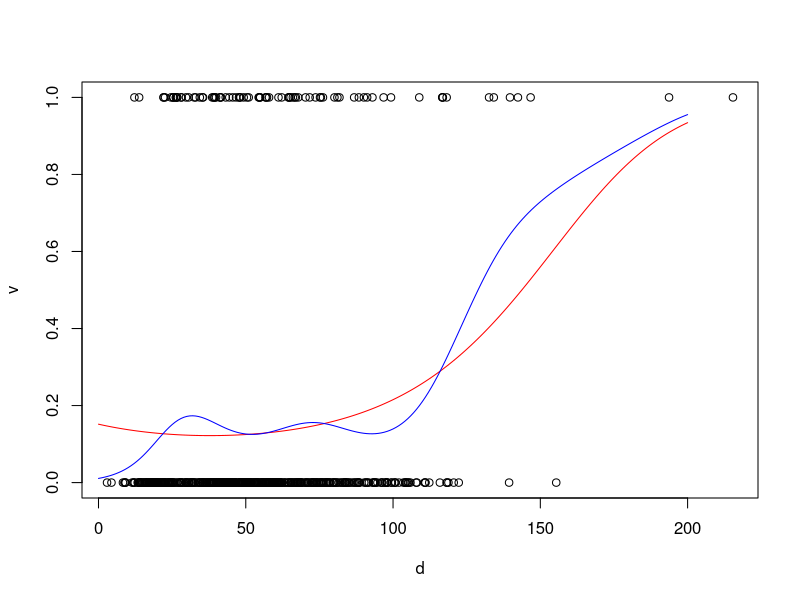
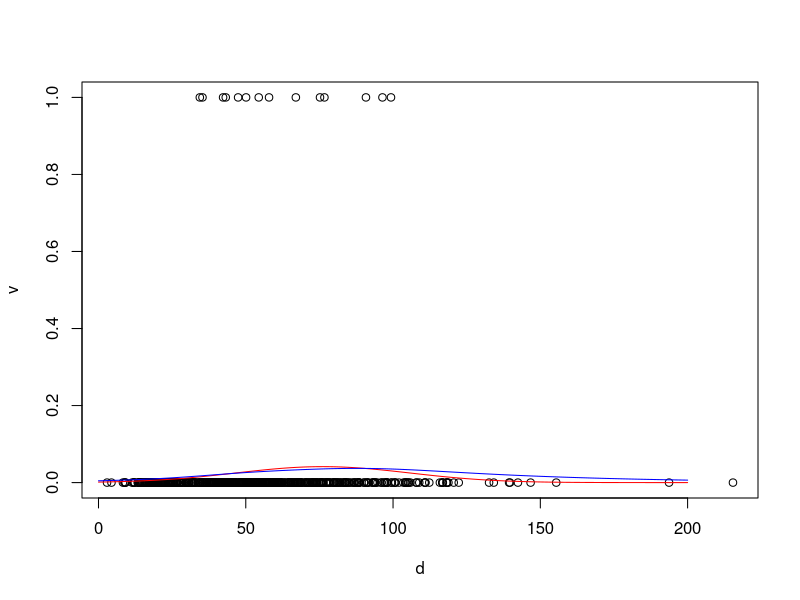
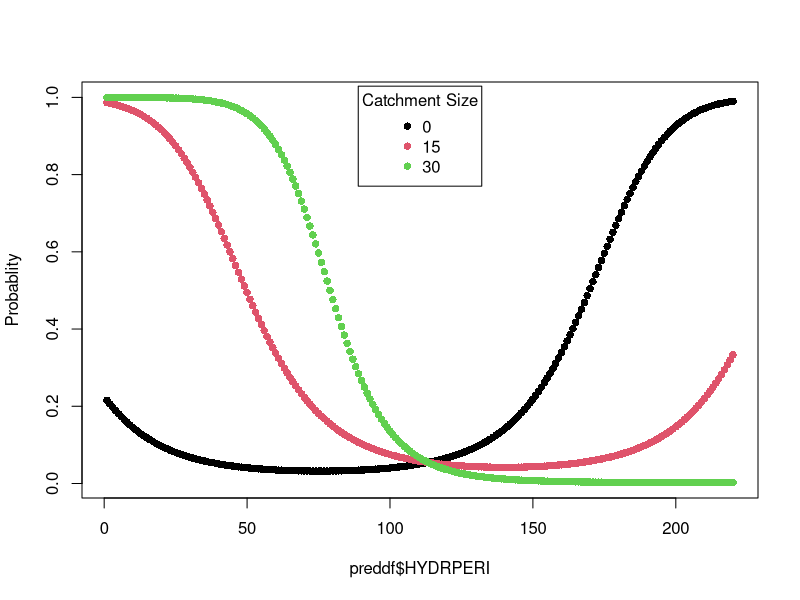
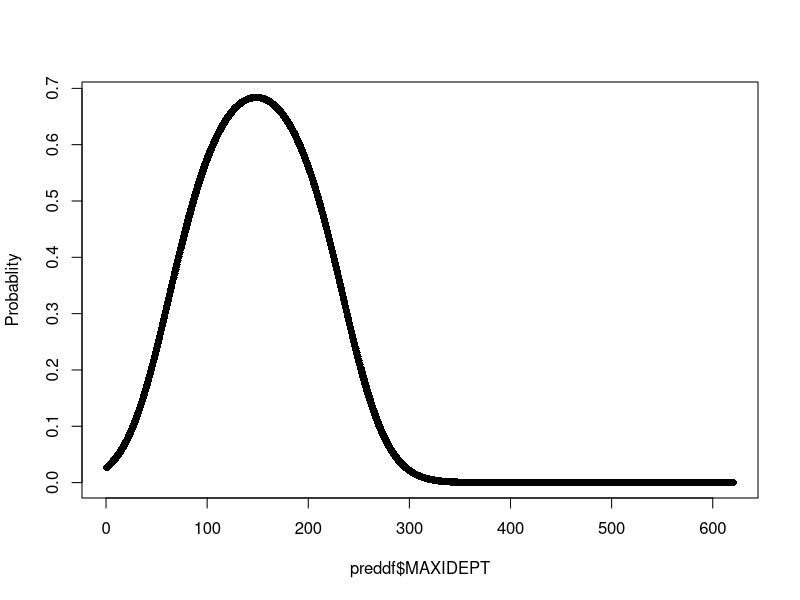
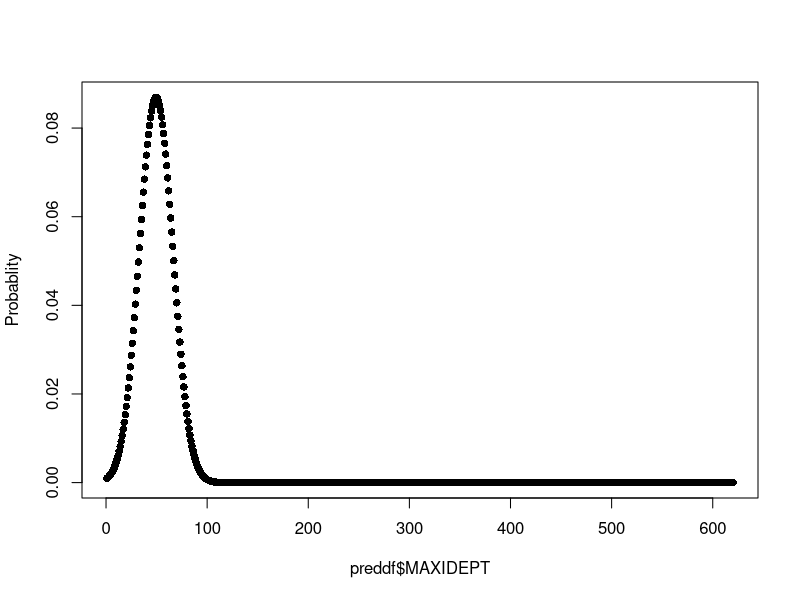
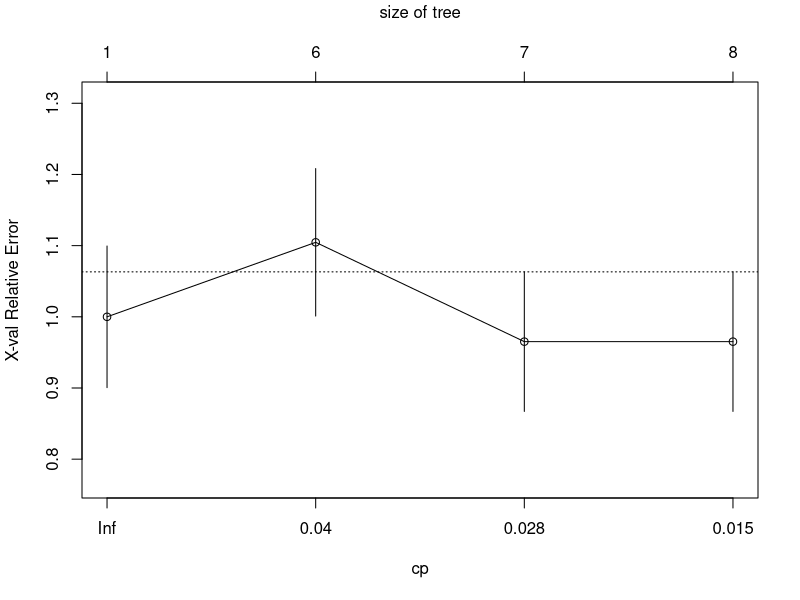
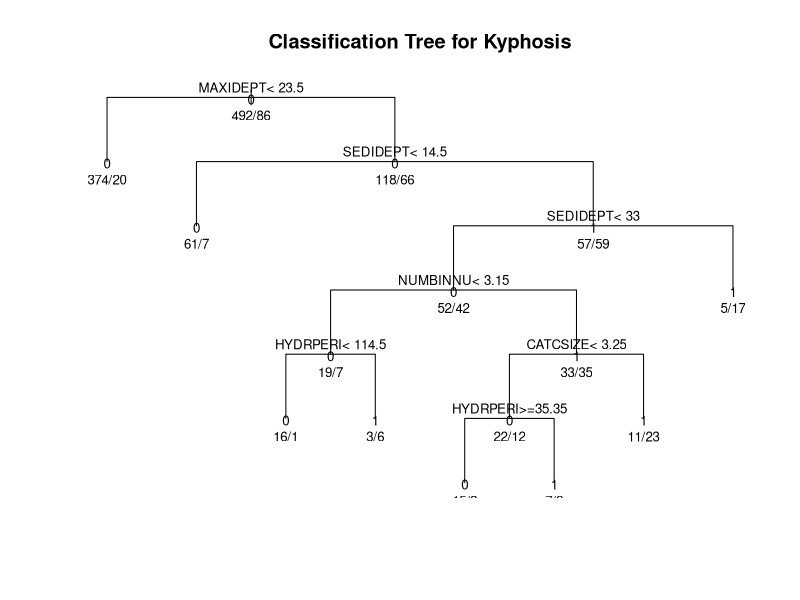

R code for these plots, in order:

#########################################

csv = read.csv(file="thresholds.csv",head=TRUE,sep=",")
head(csv)

library(mgcv)

v = csv[,1]
d = csv[,12]
plot(d,v)
fm=glm(v~d+I(d^2),family=binomial)
dpredvals = 0:200
preds=predict(fm,data.frame(d=dpredvals ),type='response')
lines(dpredvals,preds,col='red')
fm=gam(v~s(d),family=binomial)
preds=predict(fm,data.frame(d=dpredvals ),type='response')
lines(dpredvals,preds,col='blue')

v = csv[,9]
d = csv[,12]
plot(d,v)
fm=glm(v~d+I(d^2),family=binomial)
dpredvals = 0:200
preds=predict(fm,data.frame(d=dpredvals ),type='response')
lines(dpredvals,preds,col='red')
fm=gam(v~s(d),family=binomial)
preds=predict(fm,data.frame(d=dpredvals ),type='response')
lines(dpredvals,preds,col='blue')

#################### or could try one model with all explanatory variables and interactions, 
#### and squared terms to allow for curvature ie optimality

## try for species 1 

v = csv[,1]
fm=glm(v~(HYDRPERI+NUMBINNU+CATCSIZE+MAXIDEPT+SEDIDEPT)^2+
         I(HYDRPERI^2)+I(NUMBINNU^2)+I(CATCSIZE^2)+I(MAXIDEPT^2)+I(SEDIDEPT^2),
       family=binomial,data=csv)
summary(fm)
n=length(csv$HYDRPERI)
fm1=step(fm,k=log(n))  ## then simplify fitted model based on BIC to remove non-significant terms
summary(fm1)
## looks like interaction between hydroperiod and catchment size is important, so look more at that:
preddf = expand.grid(HYDRPERI=1:220, CATCSIZE=c(0,15,30), NUMBINNU=mean(csv$NUMBINNU), 
                     MAXIDEPT=mean(csv$MAXIDEPT), SEDIDEPT=mean(csv$SEDIDEPT))
preddf$preds=predict(fm1,preddf ,type='response')
plot(preddf$HYDRPERI , preddf$preds, col=as.numeric(as.factor(preddf$CATCSIZE)),pch=16,ylab="Probablity")
legend('top',levels(as.factor(preddf$CATCSIZE)),col=1:3,pch=16,title='Catchment Size',inset=0.01)

## hard to interpet this one as probability increases at high and low hydroperiods (at least for low catchment sizes)?? 

## so probably best to leave out the interaction
v = csv[,1]
fm=glm(v~(HYDRPERI+NUMBINNU+CATCSIZE+MAXIDEPT+SEDIDEPT)+
         I(HYDRPERI^2)+I(NUMBINNU^2)+I(CATCSIZE^2)+I(MAXIDEPT^2)+I(SEDIDEPT^2),
       family=binomial,data=csv)
summary(fm)
n=length(csv$HYDRPERI)
fm1=step(fm,k=log(n))  ## then simplify fitted model based on BIC to remove non-significant terms
summary(fm1)
## pretty clear except for maximum depth
preddf = expand.grid(HYDRPERI=mean(csv$HYDRPERI), CATCSIZE=mean(csv$CATCSIZE), NUMBINNU=mean(csv$NUMBINNU), 
                     MAXIDEPT=1:620, SEDIDEPT=mean(csv$SEDIDEPT))
preddf$preds=predict(fm1,preddf ,type='response')
plot(preddf$MAXIDEPT, preddf$preds,pch=16,ylab="Probablity")
## looks like a clear optimum depth here!

## try species 9
v = csv[,9]
fm=glm(v~(HYDRPERI+NUMBINNU+CATCSIZE+MAXIDEPT+SEDIDEPT)+
         I(HYDRPERI^2)+I(NUMBINNU^2)+I(CATCSIZE^2)+I(MAXIDEPT^2)+I(SEDIDEPT^2),
       family=binomial,data=csv)
summary(fm)
n=length(csv$HYDRPERI)
fm1=step(fm,k=log(n))  ## then simplify fitted model based on BIC to remove non-significant terms
summary(fm1)
## all about maximum depth
preddf = expand.grid(HYDRPERI=mean(csv$HYDRPERI), CATCSIZE=mean(csv$CATCSIZE), NUMBINNU=mean(csv$NUMBINNU), 
                     MAXIDEPT=1:620, SEDIDEPT=mean(csv$SEDIDEPT))
preddf$preds=predict(fm1,preddf ,type='response')
plot(preddf$MAXIDEPT, preddf$preds,pch=16,ylab="Probablity")
## looks like a clear optimum depth here too!


###### but predictors are probably quite interrelated so maybe simpler to consider one at a time, as above



library(rpart)

v = csv[,1]
# grow tree
fit <- rpart(v ~ HYDRPERI+NUMBINNU+CATCSIZE+MAXIDEPT+SEDIDEPT,
             method="class", data=csv)

printcp(fit) # display the results
plotcp(fit) # visualize cross-validation results
summary(fit) # detailed summary of splits

# plot tree
plot(fit, uniform=TRUE,
     main="Classification Tree for Kyphosis")
text(fit, use.n=TRUE, all=TRUE, cex=.8)
